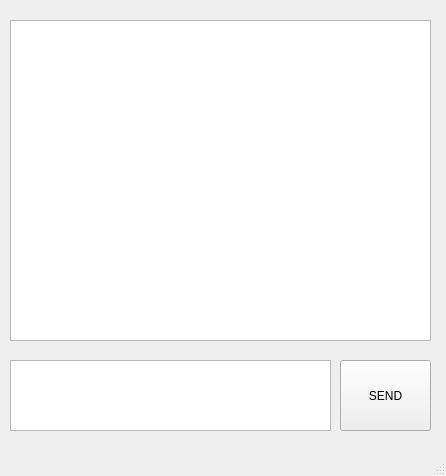
<?xml version="1.0" encoding="UTF-8"?>
<ui version="4.0">
 <class>MainWindow</class>
 <widget class="QMainWindow" name="MainWindow">
  <property name="geometry">
   <rect>
    <x>0</x>
    <y>0</y>
    <width>446</width>
    <height>476</height>
   </rect>
  </property>
  <property name="windowTitle">
   <string>MainWindow</string>
  </property>
  <widget class="QWidget" name="centralwidget">
   <widget class="QTextEdit" name="textEdit">
    <property name="geometry">
     <rect>
      <x>10</x>
      <y>20</y>
      <width>421</width>
      <height>321</height>
     </rect>
    </property>
    <property name="html">
     <string>&lt;!DOCTYPE HTML PUBLIC &quot;-//W3C//DTD HTML 4.0//EN&quot; &quot;http://www.w3.org/TR/REC-html40/strict.dtd&quot;&gt;
&lt;html&gt;&lt;head&gt;&lt;meta name=&quot;qrichtext&quot; content=&quot;1&quot; /&gt;&lt;style type=&quot;text/css&quot;&gt;
p, li { white-space: pre-wrap; }
&lt;/style&gt;&lt;/head&gt;&lt;body style=&quot; font-family:'MS Shell Dlg 2'; font-size:8.25pt; font-weight:400; font-style:normal;&quot;&gt;
&lt;p style=&quot;-qt-paragraph-type:empty; margin-top:0px; margin-bottom:0px; margin-left:0px; margin-right:0px; -qt-block-indent:0; text-indent:0px;&quot;&gt;&lt;br /&gt;&lt;/p&gt;
&lt;p style=&quot;-qt-paragraph-type:empty; margin-top:0px; margin-bottom:0px; margin-left:0px; margin-right:0px; -qt-block-indent:0; text-indent:0px;&quot;&gt;&lt;br /&gt;&lt;/p&gt;&lt;/body&gt;&lt;/html&gt;</string>
    </property>
   </widget>
   <widget class="QTextEdit" name="textEdit_2">
    <property name="geometry">
     <rect>
      <x>10</x>
      <y>360</y>
      <width>321</width>
      <height>71</height>
     </rect>
    </property>
   </widget>
   <widget class="QPushButton" name="pushButton">
    <property name="geometry">
     <rect>
      <x>340</x>
      <y>360</y>
      <width>91</width>
      <height>71</height>
     </rect>
    </property>
    <property name="text">
     <string>SEND</string>
    </property>
   </widget>
  </widget>
  <widget class="QMenuBar" name="menubar">
   <property name="geometry">
    <rect>
     <x>0</x>
     <y>0</y>
     <width>446</width>
     <height>21</height>
    </rect>
   </property>
  </widget>
  <widget class="QStatusBar" name="statusbar"/>
 </widget>
 <resources/>
 <connections/>
</ui>
